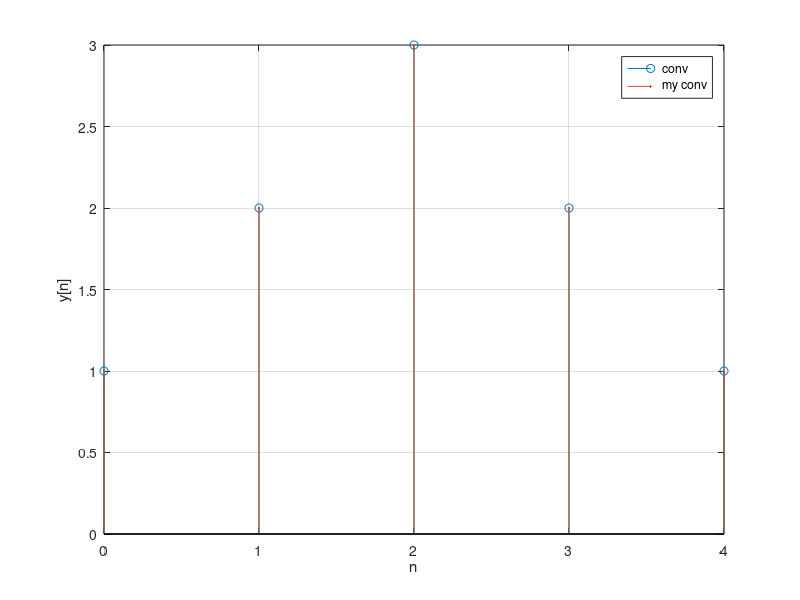

The MATLAB script that drew this image:
close all
clc
Nx=3 ;
Nh=3;
x=ones(Nx,1);
h=ones(Nh,1);
y=conv(x,h);


% % % %
my_y= zeros(Nx+Nh-1,1);
for n=0:Nx+Nh-2
    kmin=max(0,n-Nh+1);
    kmax=min(n,Nx-1);
    for k=kmin:kmax
        my_y(n+1) = my_y(n+1) +x(k+1)*h(n-k+1); 
%         we add the plus one because of indexing
    end
end

% 
figure()
n=[0:Nx+Nh-2];
stem(n,y,'o'), hold on; grid on ;
stem(n,my_y,'.');
legend('conv', 'my conv')
xlabel('n')
ylabel('y[n]')

